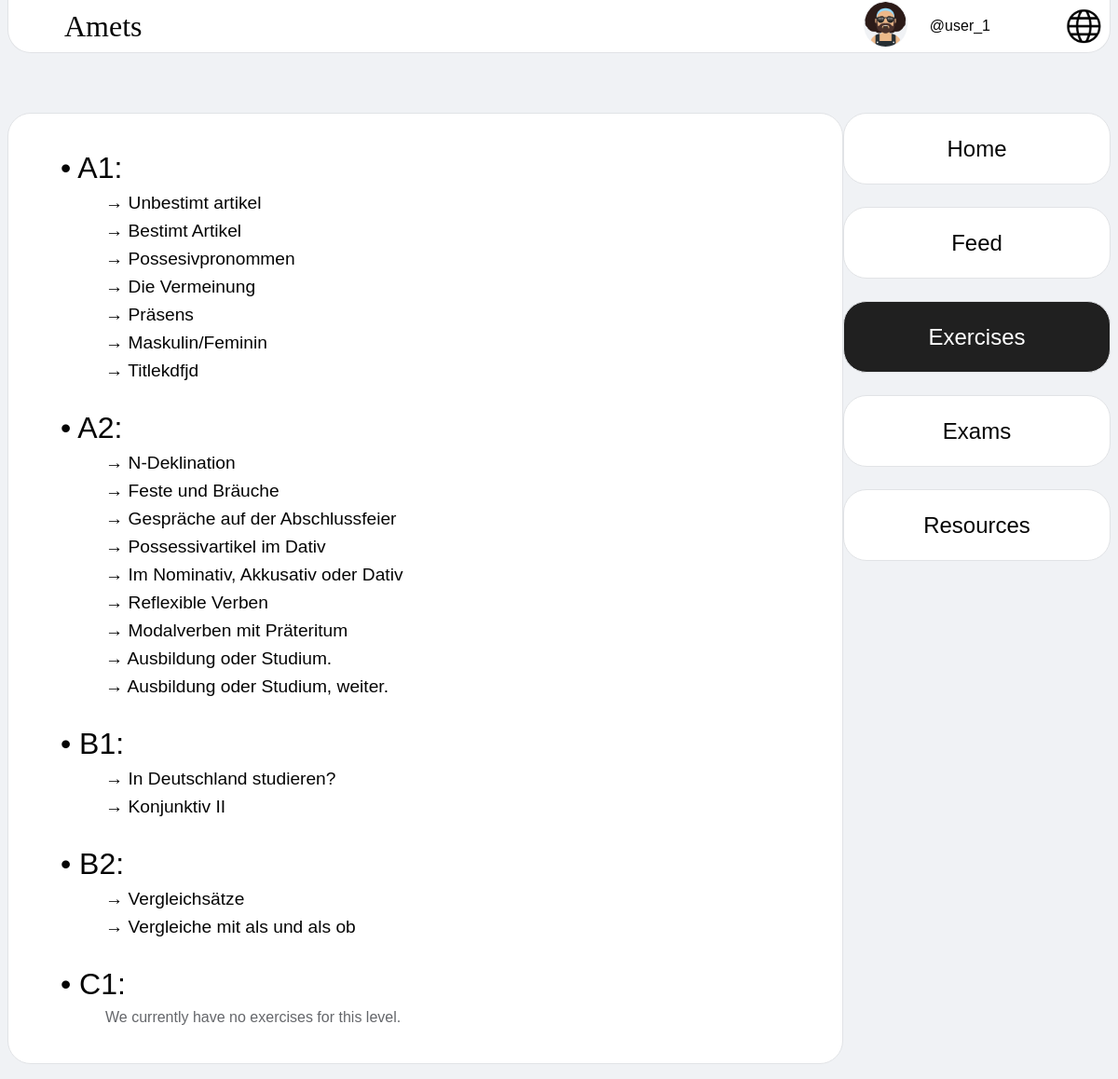
The app's page /exercises/ (signed in) with its own data.
### index/models.py (models this page shows, shortened)
class Profile (models.Model):
    user = models.OneToOneField(User, on_delete= models.CASCADE, unique= True)
    profile_points = models.IntegerField(default= 0)
    class ProfileAvatar (models.TextChoices):
        AVATAR_0 = 'index/images/avatars/avatar_0.png'
        AVATAR_1 = 'index/images/avatars/avatar_1.png'
        AVATAR_2 = 'index/images/avatars/avatar_2.png'
        AVATAR_3 = 'index/images/avatars/avatar_3.png'
        AVATAR_4 = 'index/images/avatars/avatar_4.png'
        AVATAR_5 = 'index/images/avatars/avatar_5.png'
        AVATAR_6 = 'index/images/avatars/avatar_6.png'
        AVATAR_7 = 'index/images/avatars/avatar_7.png'
        AVATAR_8 = 'index/images/avatars/avatar_8.png'
        AVATAR_9 = 'index/images/avatars/avatar_9.png'
        AVATAR_10 = 'index/images/avatars/avatar_10.png'
        AVATAR_11 = 'index/images/avatars/avatar_11.png'
    profile_avatar = models.CharField (max_length= 255, choices= ProfileAvatar.choices, default= ProfileAvatar.AVATAR_0)

class Exercise (models.Model):
    exercise_title = models.CharField(max_length=255)
    exercise_statement = models.TextField()
    exercise_options = models.CharField (max_length= 255, blank= True)
    exercise_documents = models.ManyToManyField(Document, blank= True)
    exercise_questions = models.ManyToManyField(Question)
    class ExerciseLevel (models.TextChoices):
        A1 = 'A1'
        A2 = 'A2'
        B1 = 'B1'
        B2 = 'B2'
        C1 = 'C1'
    exercise_level = models.CharField (max_length= 2, choices= ExerciseLevel.choices)
    @classmethod
    def getLvlExercises (cls, level):
        return Exercise.objects.all().filter(exercise_level= level)

### index/views.py (the view)
# urls.py: path('exercises/', views.exercises, name='exercises'),
def exercises(request):
    context = {'user': request.user}
    context['A1_list'] = Exercise.getLvlExercises(Exercise.ExerciseLevel.A1)
    context['A2_list'] = Exercise.getLvlExercises(Exercise.ExerciseLevel.A2)
    context['B1_list'] = Exercise.getLvlExercises(Exercise.ExerciseLevel.B1)
    context['B2_list'] = Exercise.getLvlExercises(Exercise.ExerciseLevel.B2)
    context['C1_list'] = Exercise.getLvlExercises(Exercise.ExerciseLevel.C1)
    return render(request, 'index/exercises.html', context)

### index/templates/index/exercises.html (shortened to what this page needs)
{% load static %}
<!DOCTYPE html>
<html>
    <head>
        <link rel="stylesheet" type="text/css" href="{% static 'index/exercises.css' %}">
    </head>
    <body>
        <div id="nav_bar">
            <a id="logo" href="{% url 'index:home' %}">Amets</a>
            <div id="user_block">
                {% if user.is_authenticated %}
                    <a href="{% url 'index:profile' user.username %}">
                        <img id="avatar_icon" src="{% static user.profile.profile_avatar %}" alt="Avatar icon" width="45.2" height="48">
                    </a>
                    <a id="username" href="{% url 'index:profile' user.username %}">@{{user.username}}</a>
                {% else %}
                    <a id="sign_in" href="{% url 'index:sign_in' %}">Sign in</a>
                {% endif %}
            </div>
            <img id="language_icon" src="{% static 'index/images/language_icon.png' %}" alt="Language icon" width="56" height="56" onclick="select()">
        </div>
        <div id="main_panel">
            <div id="exercises_panel">
                <label class="level_label">A1</label>
                {% if A1_list %}
                    {% for exercise in A1_list %}
                        <a class="exercise_link" href="{% url 'index:exercise' exercise.id %}">{{exercise.exercise_title}}</a>
                    {% endfor %}
                {% else %}
                    <span class="unavailable">We currently have no exercises for this level.</span>
                {% endif %}
                <label class="level_label">A2</label>
                {% if A2_list %}
                    {% for exercise in A2_list %}
                        <a class="exercise_link" href="{% url 'index:exercise' exercise.id %}">{{exercise.exercise_title}}</a>
                    {% endfor %}
                {% else %}
                    <span class="unavailable">We currently have no exercises for this level.</span>
                {% endif %}
                <label class="level_label">B1</label>
                {% if B1_list %}
                    {% for exercise in B1_list %}
                        <a class="exercise_link" href="{% url 'index:exercise' exercise.id %}">{{exercise.exercise_title}}</a>
                    {% endfor %}
                {% else %}
                    <span class="unavailable">We currently have no exercises for this level.</span>
                {% endif %}
                <label class="level_label">B2</label>
                {% if B2_list %}
                    {% for exercise in B2_list %}
                        <a class="exercise_link" href="{% url 'index:exercise' exercise.id %}">{{exercise.exercise_title}}</a>
                    {% endfor %}
                {% else %}
                    <span class="unavailable">We currently have no exercises for this level.</span>
                {% endif %}
                <label class="level_label">C1</label>
                {% if C1_list %}
                    {% for exercise in C1_list %}
                        <a class="exercise_link" href="{% url 'index:exercise' exercise.id %}">{{exercise.exercise_title}}</a>
                    {% endfor %}
                {% else %}
                    <span id="last_label" class="unavailable">We currently have no exercises for this level.</span>
                {% endif %}
            </div>
            <div id="side_panel">
                <a href="{% url 'index:home' %}">Home</a>
                <a href="{% url 'index:feed' %}">Feed</a>
                {% if user.is_authenticated %}
                    <a id="exercises_side_link" href="{% url 'index:exercises' %}">Exercises</a>
                    <a href="{% url 'index:exams' %}">Exams</a>
                    <a href="{% url 'index:resources' %}">Resources</a>
                {% endif %}
            </div>
        </div>
    </body>
</html>

### index/static/index/exercises.css (style rules this page uses)
* { margin: 0; padding: 0; font-family: Arial, Helvetica, sans-serif; color: rgb(5, 5, 5); }
:link { text-decoration: none; }
body { background-color: rgb(240, 242, 245); display: flex; flex-flow: column nowrap; }
#nav_bar { background-color: rgb(255, 255, 255); border-color: rgb(225, 227, 230); border-style: solid; border-width: 1px; border-top-width: 0px; border-bottom-left-radius: 25px; border-bottom-right-radius: 25px; position: sticky; top: 0px; margin-left: 8px; margin-right: 8px; display: flex; flex-flow: row nowrap; align-items: center; }
#logo { font-family: "Unica One", "Regular" !important; font-size: 32px; margin-right: auto; margin-left: 5vw; transition: font-size 0.5s ease; }
#user_block { margin-left: auto; display: flex; flex-flow: row nowrap; align-items: center; }
#avatar_icon { margin-right: 2vw; border-color: transparent; border-style: solid; border-width: 1px; border-radius: 50%; background-color: rgb(240, 242, 245); }
#username { margin-right: 2vw; }
#language_icon { cursor: pointer; margin-left: 4vw; }
#main_panel { margin-left: 8px; margin-right: 8px; margin-top: 8vh; display: flex; flex-flow: row nowrap; align-items: flex-start; }
#exercises_panel { margin-bottom: 16px; padding: 8px; width: 76.5vw; display: flex; flex-flow: column nowrap; align-items: flex-start; background-color: rgb(255, 255, 255); border-color: rgb(225, 227, 230); border-style: solid; border-width: 1px; border-radius: 25px; }
.level_label { font-size: xx-large; margin-top: 4vh; margin-left: 4vw; }
.level_label::before { content: '• '; }
.level_label::after { content: ':'; }
.exercise_link { font-size: larger; margin-top: 1vh; margin-left: 8vw; }
.exercise_link::before { content: '→ '; }
.unavailable { color: rgb(101, 103, 107); margin-top: 1vh; margin-left: 8vw; }
#last_label { margin-bottom: 4vh; }
#side_panel { margin-left: auto; display: flex; flex-flow: column nowrap; align-items: center; }
#side_panel > * { background-color: rgb(255, 255, 255); border-color: rgb(225, 227, 230); border-style: solid; border-width: 1px; border-radius: 25px; margin-bottom: 3vh; min-width: 285px; min-height: 75px; text-align: center; line-height: 75px; font-size: 24px; }
#exercises_side_link { animation-name: link_appear; animation-duration: 0.7s; animation-fill-mode: forwards; }

### records on screen
Exercise: exercise_title "Unbestimt artikel"
Exercise: exercise_title "Bestimt Artikel"
Exercise: exercise_title "Possesivpronommen"
Exercise: exercise_title "Die Vermeinung"
Exercise: exercise_title "Präsens"
Exercise: exercise_title "Maskulin/Feminin"
Exercise: exercise_title "Titlekdfjd"
Exercise: exercise_title "N-Deklination"
Exercise: exercise_title "Feste und Bräuche"
Exercise: exercise_title "Gespräche auf der Abschlussfeier"
Exercise: exercise_title "Possessivartikel im Dativ"
Exercise: exercise_title "Im Nominativ, Akkusativ oder Dativ"
Exercise: exercise_title "Reflexible Verben"
Exercise: exercise_title "Modalverben mit Präteritum"
Exercise: exercise_title "Ausbildung oder Studium."
Exercise: exercise_title "Ausbildung oder Studium, weiter."
Exercise: exercise_title "In Deutschland studieren?"
Exercise: exercise_title "Konjunktiv II"
Exercise: exercise_title "Vergleichsätze"
Exercise: exercise_title "Vergleiche mit als und als ob"

### other values on screen
{{ user.username }} "user_1"
